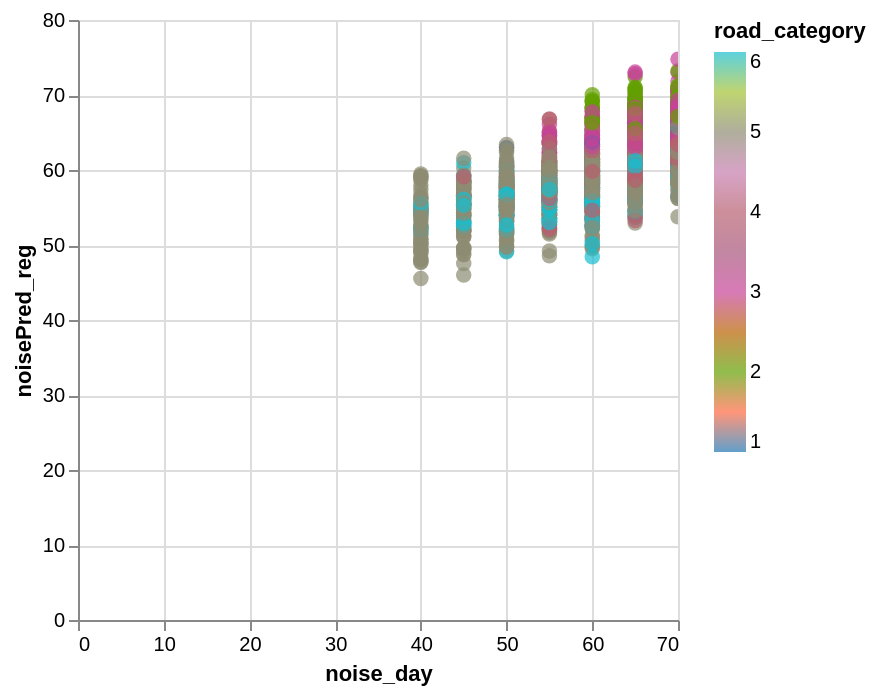

Write notebook code for a chart like this one.
### Code cell
data_test['noisePred_reg'] = y_pred

alt.Chart(data_test).mark_circle(size=60).encode(
    x='noise_day',
    y='noisePred_reg',
    color=alt.Color('road_category', scale=alt.Scale(scheme='category10')),
    tooltip=['dist_to_main', 'signals']
).interactive()

### Figure 1 — Vega-Lite specification as saved in the notebook (floating-point values rounded to 4 significant figures; data arrays with more than 128 entries replaced by an {"elided": "..."} marker saying what was removed)
{"config": {"view": {"continuousWidth": 300, "continuousHeight": 300}}, "data": {"name": "data-351cf27c1f021e89dc63fe7048510c62"}, "mark": {"type": "circle", "size": 60}, "encoding": {"color": {"field": "road_category", "scale": {"scheme": "category10"}, "type": "quantitative"}, "tooltip": [{"field": "dist_to_main", "type": "quantitative"}, {"field": "signals", "type": "quantitative"}], "x": {"field": "noise_day", "type": "quantitative"}, "y": {"field": "noisePred_reg", "type": "quantitative"}}, "params": [{"name": "param_1e9efca18e7a2868", "select": {"type": "interval", "encodings": ["x", "y"]}, "bind": "scales"}], "$schema": "https://vega.github.io/schema/vega-lite/v6.4.1.json", "datasets": {"data-351cf27c1f021e89dc63fe7048510c62": {"elided": "2334 records"}}}
